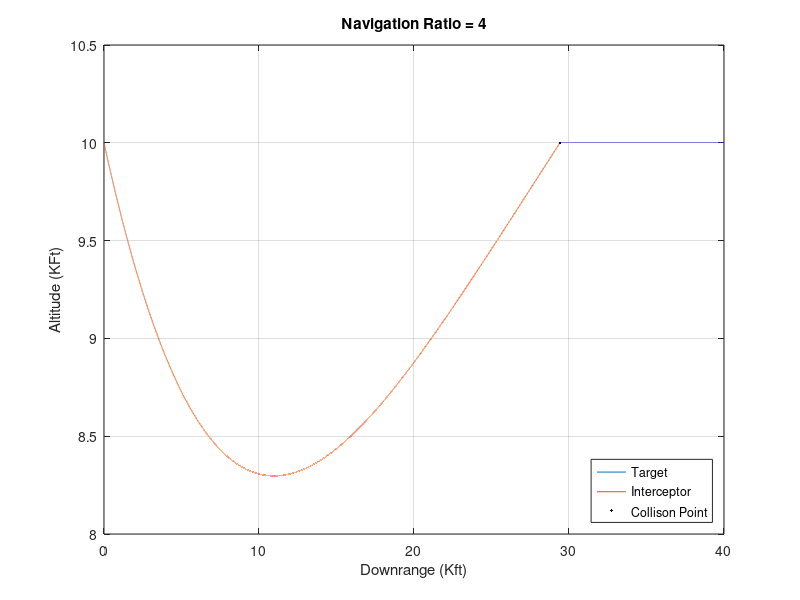
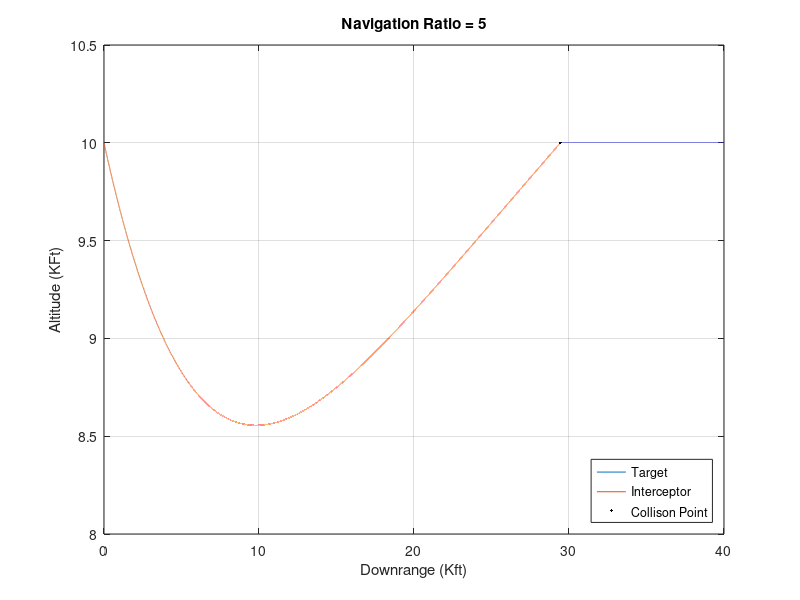
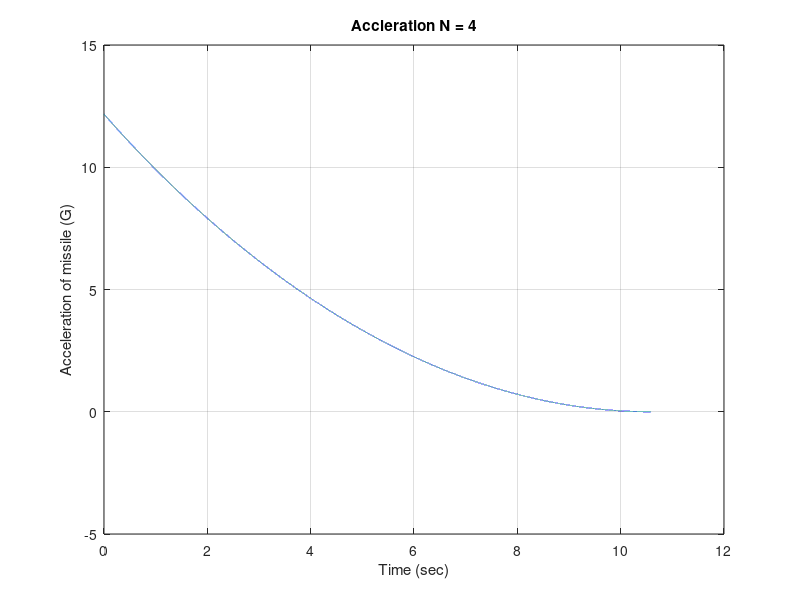
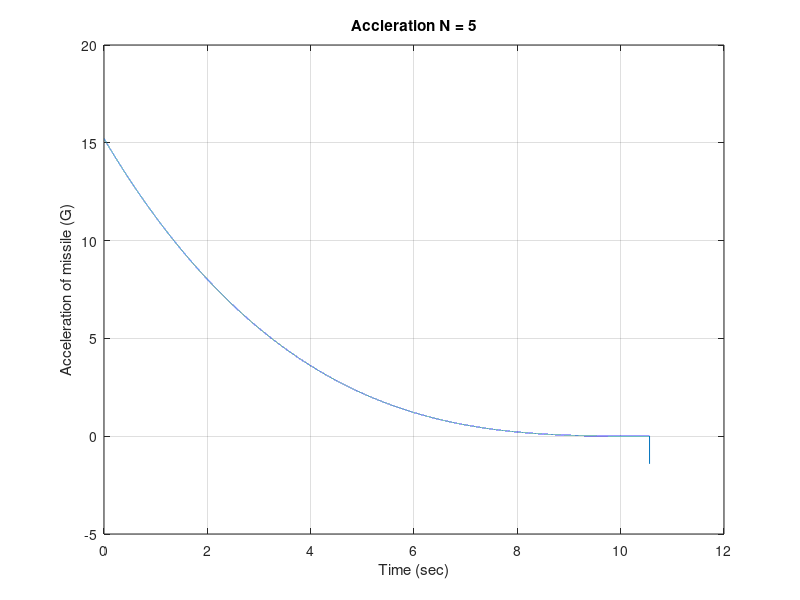

MATLAB code to generate these figures, in order:
load("Nav4.mat");
load("Nav5.mat");

%% Plotting Position of Target and Interceptor
figure(1)
plot(N4_TargetDistance,N4_TargetAltitude)
grid on
hold on
plot(N4_MissileDistance,N4_MissileAltitude)
title('Navigation Ratio = 4')
xlabel('Downrange (Kft)')
ylabel('Altitude (KFt)')
plot(N4_MissileDistance(end),N4_MissileAltitude(end),'k.','LineWidth',3)
lgd = legend("Target","Interceptor","Collison Point",'Location','southeast');
hold off

figure(2)
plot(N5_TargetDistance,N5_TargetAltitude)
grid on
hold on
plot(N5_MissileDistance,N5_MissileAltitude)
title('Navigation Ratio = 5')
xlabel('Downrange (Kft)')
ylabel('Altitude (KFt)')
plot(N5_MissileDistance(end),N5_MissileAltitude(end),'k.','LineWidth',3)
lgnd = legend("Target","Interceptor","Collison Point",'Location','southeast');
hold off

%% Plotting Acceleration in G's
figure(3)
plot(N4_time,N4_MissileAcceleration)
grid on
title('Accleration N = 4')
xlabel('Time (sec)')
ylabel('Acceleration of missile (G)')

figure(4)
plot(N5_time,N5_MissileAcceleration)
grid on
title('Accleration N = 5')
xlabel('Time (sec)')
ylabel('Acceleration of missile (G)')